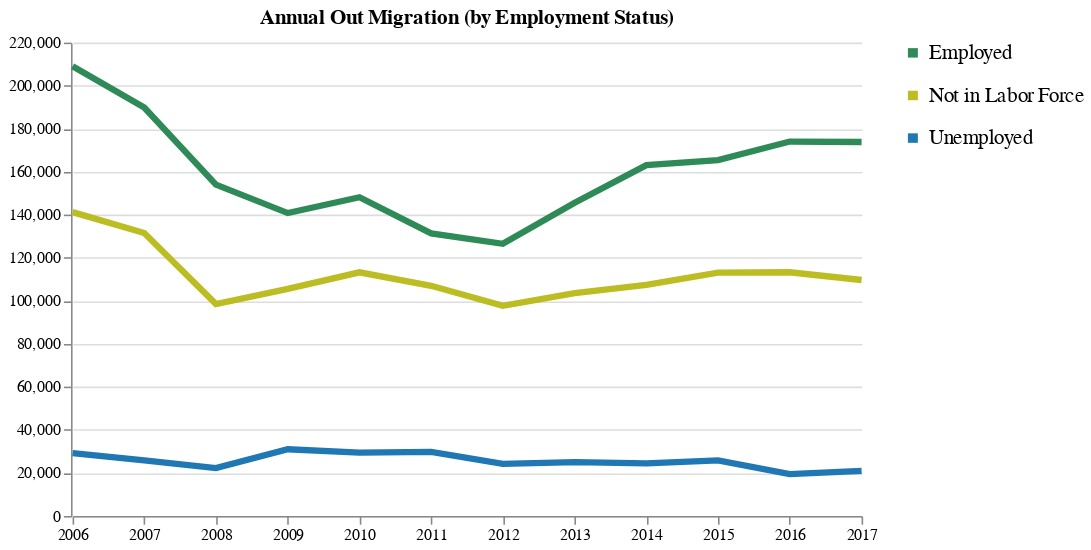

The cell this chart's notebook holds for it:
### Code cell
alt.Chart(employment).mark_line(strokeWidth=4).encode(
    x=alt.X('Year', 
            title=None, 
            axis=alt.Axis(grid=False, labelFlush=False)),
    y=alt.Y('Counts', 
            title=None, 
            axis=alt.Axis(offset=1)),
    color=alt.Color('Status', 
                    title=None, 
                    scale=alt.Scale(domain=['Employed', 'Not in Labor Force', 'Unemployed'], 
                                    range=['seagreen', '#bcbd22', '#1f77b4']))
).properties(width=500, 
             title='Annual Out Migration (by Employment Status)                            '
).configure_legend(labelFontSize=13, 
                   symbolStrokeWidth=6, 
                   symbolSize=40
).configure_view(strokeWidth=0)

### Figure 1 — Vega-Lite specification as saved in the notebook (floating-point values rounded to 4 significant figures)
{"$schema": "https://vega.github.io/schema/vega-lite/v2.6.0.json", "config": {"legend": {"labelFontSize": 13, "symbolSize": 40, "symbolStrokeWidth": 6}, "view": {"height": 300, "strokeWidth": 0, "width": 400}}, "data": {"name": "data-46410fb028ed533bc2046695e6c9c7a6"}, "datasets": {"data-46410fb028ed533bc2046695e6c9c7a6": [{"Counts": 209045, "Status": "Employed", "Year": "2006-01-01T00:00:00"}, {"Counts": 141210, "Status": "Not in Labor Force", "Year": "2006-01-01T00:00:00"}, {"Counts": 29216, "Status": "Unemployed", "Year": "2006-01-01T00:00:00"}, {"Counts": 189826, "Status": "Employed", "Year": "2007-01-01T00:00:00"}, {"Counts": 131495, "Status": "Not in Labor Force", "Year": "2007-01-01T00:00:00"}, {"Counts": 25846, "Status": "Unemployed", "Year": "2007-01-01T00:00:00"}, {"Counts": 153993, "Status": "Employed", "Year": "2008-01-01T00:00:00"}, {"Counts": 98531, "Status": "Not in Labor Force", "Year": "2008-01-01T00:00:00"}, {"Counts": 22262, "Status": "Unemployed", "Year": "2008-01-01T00:00:00"}, {"Counts": 140779, "Status": "Employed", "Year": "2009-01-01T00:00:00"}, {"Counts": 105536, "Status": "Not in Labor Force", "Year": "2009-01-01T00:00:00"}, {"Counts": 31015, "Status": "Unemployed", "Year": "2009-01-01T00:00:00"}, {"Counts": 148115, "Status": "Employed", "Year": "2010-01-01T00:00:00"}, {"Counts": 113242, "Status": "Not in Labor Force", "Year": "2010-01-01T00:00:00"}, {"Counts": 29488, "Status": "Unemployed", "Year": "2010-01-01T00:00:00"}, {"Counts": 131333, "Status": "Employed", "Year": "2011-01-01T00:00:00"}, {"Counts": 106984, "Status": "Not in Labor Force", "Year": "2011-01-01T00:00:00"}, {"Counts": 29770, "Status": "Unemployed", "Year": "2011-01-01T00:00:00"}, {"Counts": 126489, "Status": "Employed", "Year": "2012-01-01T00:00:00"}, {"Counts": 97654, "Status": "Not in Labor Force", "Year": "2012-01-01T00:00:00"}, {"Counts": 24261, "Status": "Unemployed", "Year": "2012-01-01T00:00:00"}, {"Counts": 145604, "Status": "Employed", "Year": "2013-01-01T00:00:00"}, {"Counts": 103558, "Status": "Not in Labor Force", "Year": "2013-01-01T00:00:00"}, {"Counts": 25012, "Status": "Unemployed", "Year": "2013-01-01T00:00:00"}, {"Counts": 163068, "Status": "Employed", "Year": "2014-01-01T00:00:00"}, {"Counts": 107454, "Status": "Not in Labor Force", "Year": "2014-01-01T00:00:00"}, {"Counts": 24497, "Status": "Unemployed", "Year": "2014-01-01T00:00:00"}, {"Counts": 165378, "Status": "Employed", "Year": "2015-01-01T00:00:00"}, {"Counts": 113102, "Status": "Not in Labor Force", "Year": "2015-01-01T00:00:00"}, {"Counts": 25842, "Status": "Unemployed", "Year": "2015-01-01T00:00:00"}, {"Counts": 174015, "Status": "Employed", "Year": "2016-01-01T00:00:00"}, {"Counts": 113266, "Status": "Not in Labor Force", "Year": "2016-01-01T00:00:00"}, {"Counts": 19491, "Status": "Unemployed", "Year": "2016-01-01T00:00:00"}, {"Counts": 173804, "Status": "Employed", "Year": "2017-01-01T00:00:00"}, {"Counts": 109673, "Status": "Not in Labor Force", "Year": "2017-01-01T00:00:00"}, {"Counts": 20995, "Status": "Unemployed", "Year": "2017-01-01T00:00:00"}]}, "encoding": {"color": {"field": "Status", "scale": {"domain": ["Employed", "Not in Labor Force", "Unemployed"], "range": ["seagreen", "#bcbd22", "#1f77b4"]}, "title": null, "type": "nominal"}, "x": {"axis": {"grid": false, "labelFlush": false}, "field": "Year", "title": null, "type": "temporal"}, "y": {"axis": {"offset": 1}, "field": "Counts", "title": null, "type": "quantitative"}}, "mark": {"strokeWidth": 4, "type": "line"}, "title": "Annual Out Migration (by Employment Status)                            ", "width": 500}
